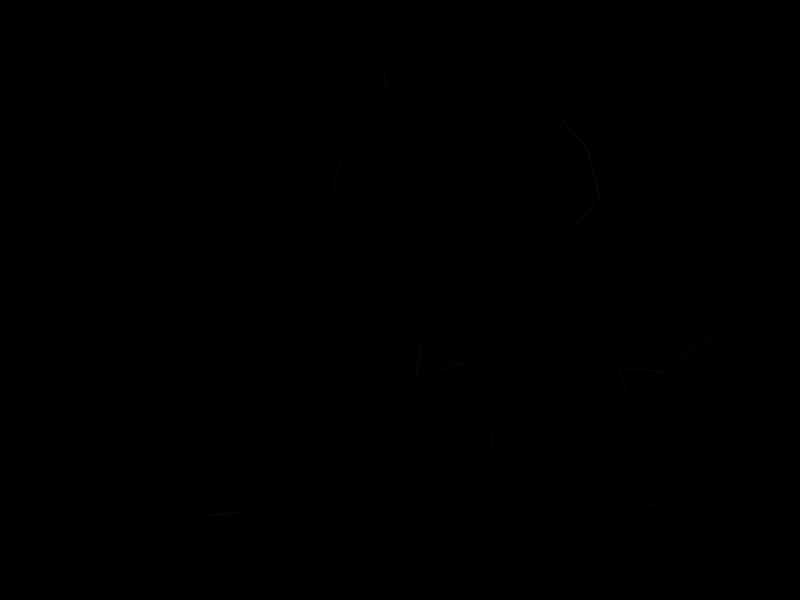
Frame 1 (no input)
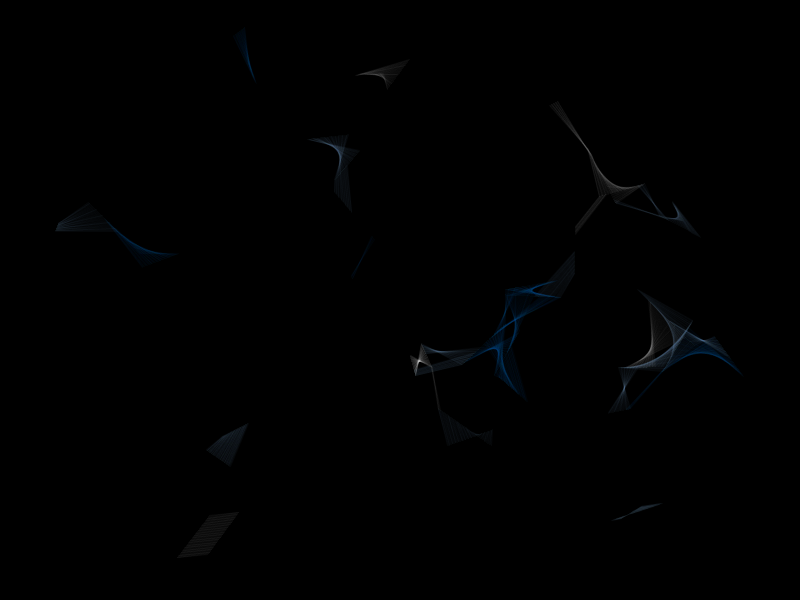
Frame 60 (the mouse pressed at the canvas centre just before this capture)
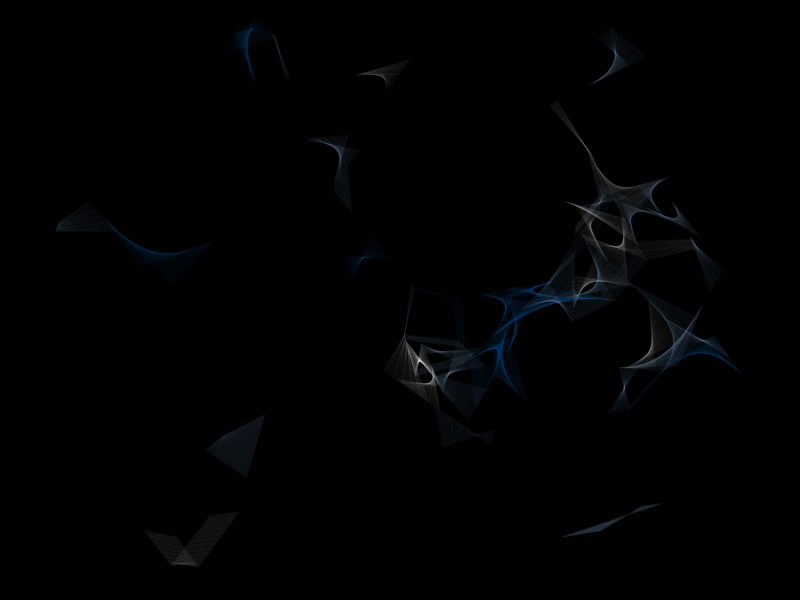
Frame 120 (the mouse held since frame 60 and released just before this capture)

The Processing sketch that drew these frames (run headless with seeded random() and noise(); from frame 60 on, the mouse is pressed at the canvas centre):

// Processing sketch: processing_152660
// ── processing_152660.pde

int num = 40, fc;
PVector[] loc = new PVector[num]; 
PVector[] vel = new PVector[num];
float[] sz = new float[num];

void setup() {
  size(800, 600);
  background(0);

  initStuff();
}

void draw() {
  if (frameCount%150==0) {
    fill(0, 5);
    noStroke();
    rect(0, 0, width, height);
  }

  for (int i=0; i<loc.length; i++) {
    loc[i].add(vel[i]);
    //ellipse(loc[i].x, loc[i].y, sz[i], sz[i]);
    if (loc[i].x > width-sz[i]/2 || loc[i].x<sz[i]/2) {
      vel[i].x = -vel[i].x;
    }
    if (loc[i].y > height-sz[i]/2 || loc[i].y<sz[i]/2) {
      vel[i].y = -vel[i].y;
    }
  }
  drawElement();
  fc++;
  if (fc%2500==0) initStuff();
}

void drawElement() {
  for (int i=0; i<loc.length; i++) {
    color s=i%2==0? #ffffff : #157ACB;
    stroke(s, 5);
    for (int j=0; j<loc.length; j++) {
      float distance=dist(loc[i].x, loc[i].y, loc[j].x, loc[j].y);
      float proximity=(sz[i]+sz[j])/2;
      if (distance<proximity) {
        if (i != j) line(loc[i].x, loc[i].y, loc[j].x, loc[j].y);
      }
    }
  }
}

void keyPressed() {
  if (key=='s') save(random(23232)+".jpg");
}

void mouseReleased() {
  initStuff();
}

void initStuff() {
  fc = 0;
  background(0);
  for (int i=0; i<num; i++) {
    sz[i] = random(width/20, width/10);
    float x = random(sz[i], width-sz[i]);
    float y = random(sz[i], height-sz[i]);
    loc[i] = new PVector(x, y);
    vel[i] = new PVector(random(-1, 1), random(-1, 1));
  }
}
